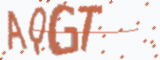
#> input picture captcha-cracking/example.png, 160 x 60 px
$ python -i functions.py   (imports and definitions only)   (older library calls are emulated)
#> lines starting #> are read from the running program, lines starting #| are printed output that depends on the picture; after the words box and inside, x2 and y2 are one past the last pixel; in counts of white or black regions, pixels touching at a corner belong together
#> further down, picture is the input picture: shape (60, 160, 3); mean B, G, R 215.8, 220.4, 235.8
import cv2
import numpy as np
from math import ceil, floor
from constants import *

# [35 lines left out: functions overlaps, remove_overlaps, not called in this run]

def process_image(image):
    # Perform basic pre-processing
    gray = cv2.cvtColor(image, cv2.COLOR_BGR2GRAY)
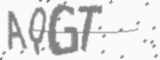
#> gray: shape (60, 160); min 119, max 250, mean 224.8
    _, thresh = cv2.threshold(gray, 0, 255, cv2.THRESH_BINARY_INV | cv2.THRESH_OTSU)
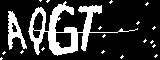
#> thresh: shape (60, 160); 21.4% white; 20 white regions (18 under 20 px), largest, box (x1, y1, x2, y2) and area: (28, 1, 138, 56) 1590, (8, 11, 27, 50) 327
    denoised = thresh.copy()
    kernel = np.ones((4, 3), np.uint8)
    denoised = cv2.erode(denoised, kernel, iterations=1)
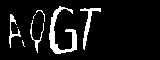
#> denoised: shape (60, 160); 9.1% white; 8 white regions (3 under 20 px), largest, box (x1, y1, x2, y2) and area: (49, 6, 77, 54) 446, (80, 8, 101, 50) 196, (9, 14, 21, 48) 107, (30, 20, 44, 53) 86, (36, 10, 45, 22) 21
    kernel = np.ones((6, 3), np.uint8)
    denoised = cv2.dilate(denoised, kernel, iterations=1)
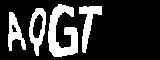
#> denoised: shape (60, 160); 21.2% white; 4 white regions, box (x1, y1, x2, y2) and area: (48, 4, 78, 57) 874, (79, 6, 102, 53) 424, (29, 8, 46, 56) 391, (8, 12, 26, 51) 342
    return denoised

# [35 lines left out: functions get_contours, extract_contour, get_letters, not called in this run]

>>> import cv2
>>> picture = cv2.imread('example.png')
>>> result = process_image(picture)
